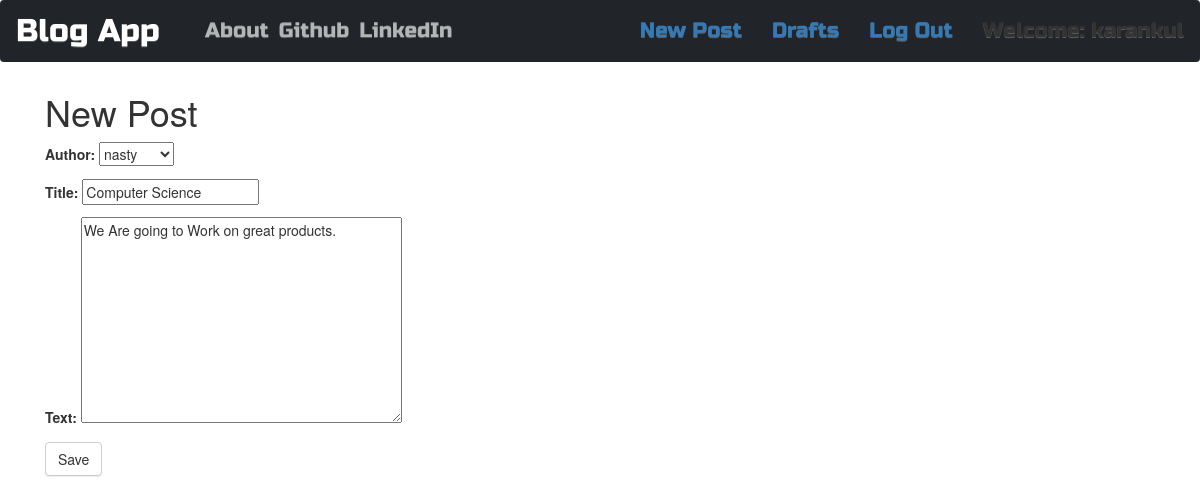
Page /post/10/edit/ (signed in) on the committed database.
### blog_app/models.py (models this page shows, shortened)
class Post(models.Model):
    author = models.ForeignKey(User, on_delete=models.CASCADE)
    title = models.CharField(max_length=54)
    text =  models.TextField()
    created_date = models.DateTimeField(default=timezone.now())
    published_date = models.DateTimeField(blank=True, null=True)

### blog_app/views.py (the view)
# urls.py: path('post/<int:pk>/edit/',views.PostUpdateView.as_view(), name='post_edit'),
class PostUpdateView(LoginRequiredMixin,UpdateView):
    login_url = '/login/' # before login
    redirect_field_name = 'blog_app/post_detail.html' #after login
    form_class = PostForm
    model = Post

### blog_app/forms.py
class PostForm(forms.ModelForm):
    class Meta():
        model = Post
        fields = ('author','title', 'text')
        widgets = {
            'title':forms.TextInput(attrs={
                'class':'textinputclass'
            }),
            'text':forms.Textarea(attrs={
                'class':'editable medium-editor-textarea'
            })
        }

### blog_app/templates/blog_app/post_form.html (shortened to what this page needs)
{% extends "blog_app/base.html" %}
{% block content %}
<h1>New Post</h1>
<form class="post-form" method="post" >
    {{form.as_p}}
    <button type="submit" class="save btn btn-default">Save</button>
</form>
{% endblock %}

### blog_app/templates/blog_app/base.html (shortened to what this page needs)
<!DOCTYPE html>
{% load static %}
<html>
    <head>
        <link href="https://cdn.jsdelivr.net/npm/bootstrap@5.0.0-beta3/dist/css/bootstrap.min.css" rel="stylesheet">
        <link rel="stylesheet" href="https://maxcdn.bootstrapcdn.com/bootstrap/3.3.7/css/bootstrap-theme.min.css">
        <link rel="stylesheet" href="https://maxcdn.bootstrapcdn.com/bootstrap/3.3.7/css/bootstrap.min.css">
        <link rel="stylesheet" href="//cdn.jsdelivr.net/npm/medium-editor@latest/dist/css/medium-editor.min.css" type="text/css" media="screen" charset="utf-8">
        <link rel="stylesheet" href="{% static 'css/blog.css' %}">
    </head>
    <body class="loader">
        <nav class="navbar navbar-expand-lg navbar-dark bg-dark techfont">
            <a class="navbar-brand bigbrand" href="{% url 'blog_app:post_list' %}">Blog App</a>
            <div class="collapse navbar-collapse" id="navbarNav">
              <ul class="navbar-nav">
                <li class="nav-item">
                  <a class="nav-link" href="{% url 'blog_app:about' %}">About</a>
                </li>
                <li class="nav-item">
                  <a class="nav-link" href="https://github.com">Github</a>
                </li>
                <li class="nav-item">
                  <a class="nav-link" href="https://linkedin.com">LinkedIn</a>
                </li>
              </ul>
              <ul class="nav navbar-nav navbar-right">
                {% if user.is_authenticated %}
                <li>
                  <a href="{% url 'blog_app:post_new' %}">New Post</a>
                </li>
                <li>
                  <a href="{% url 'blog_app:post_draft_list' %}">Drafts</a>
                </li>
                <li>
                  <a href="{% url 'logout' %}">Log Out</a>
                </li>
                <li>
                  <a>Welcome: {{user.username}}</a>
                </li>
                {% else %}
                <li><a class='nav navbar-right' href="{% url 'login' %}"><span class='glyphicon glyphicon-user'></span></a></li>
                {% endif %}
              </ul>
            </div>
          </nav>
          <div class="content container">
            <div class="row">
              <div class="col-md-8">
                <div class="blog_posts">
                  {% block content %}
                  {% endblock %}
                </div>
              </div>
          </div>
    </body>
</html>

### blog_app/static/css/blog.css (style rules this page uses)
.techfont { font-family: 'Russo One', sans-serif; font-size: 1.5em; margin-bottom: 10px; }
.bigbrand { font-size: 1.5em; }
.loader { filter:hue-rotate(0deg); color:linear-gradient(45deg,#0f8,#08f); animation:hue 10000ms infinite linear; }

### rows in the picture
Post: author "nasty", title "Computer Science", text "We Are going to Work on great products."

### other values in the picture
{{ user.username }} "karankul"
